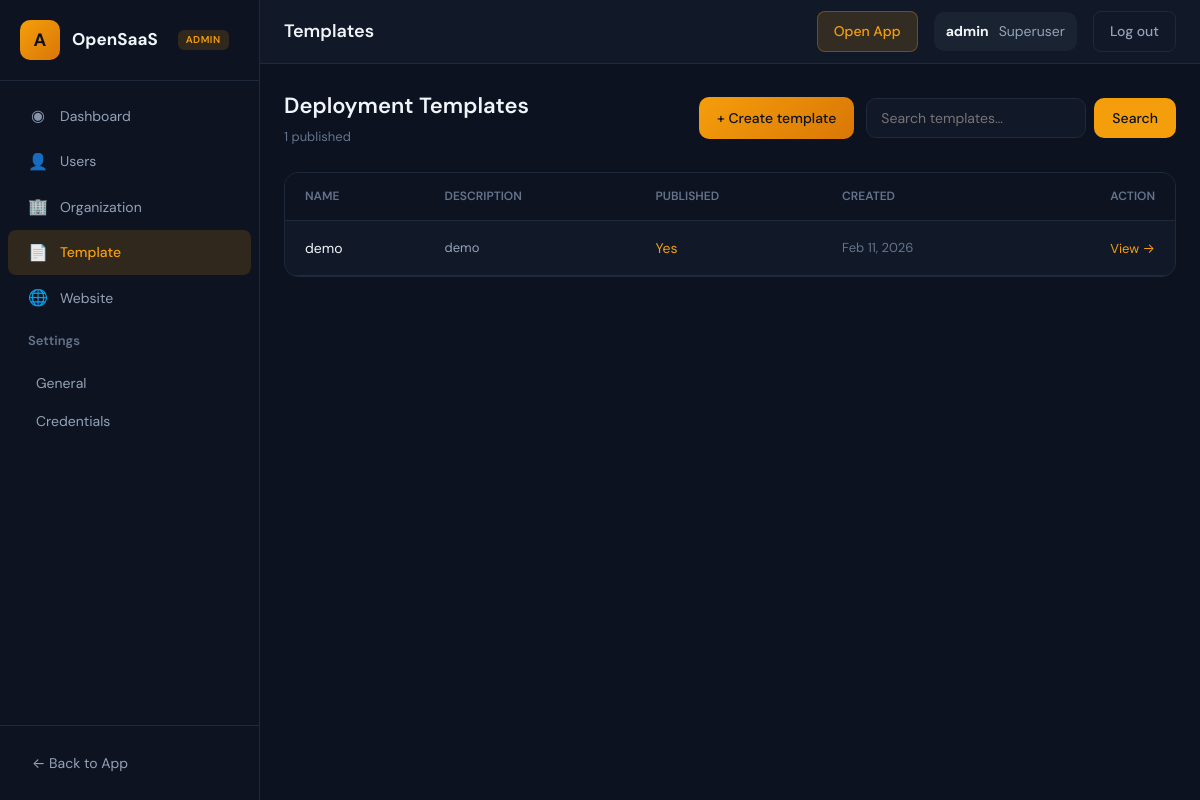
Page /admin_app/templates/ (signed in) on the earlier database version.
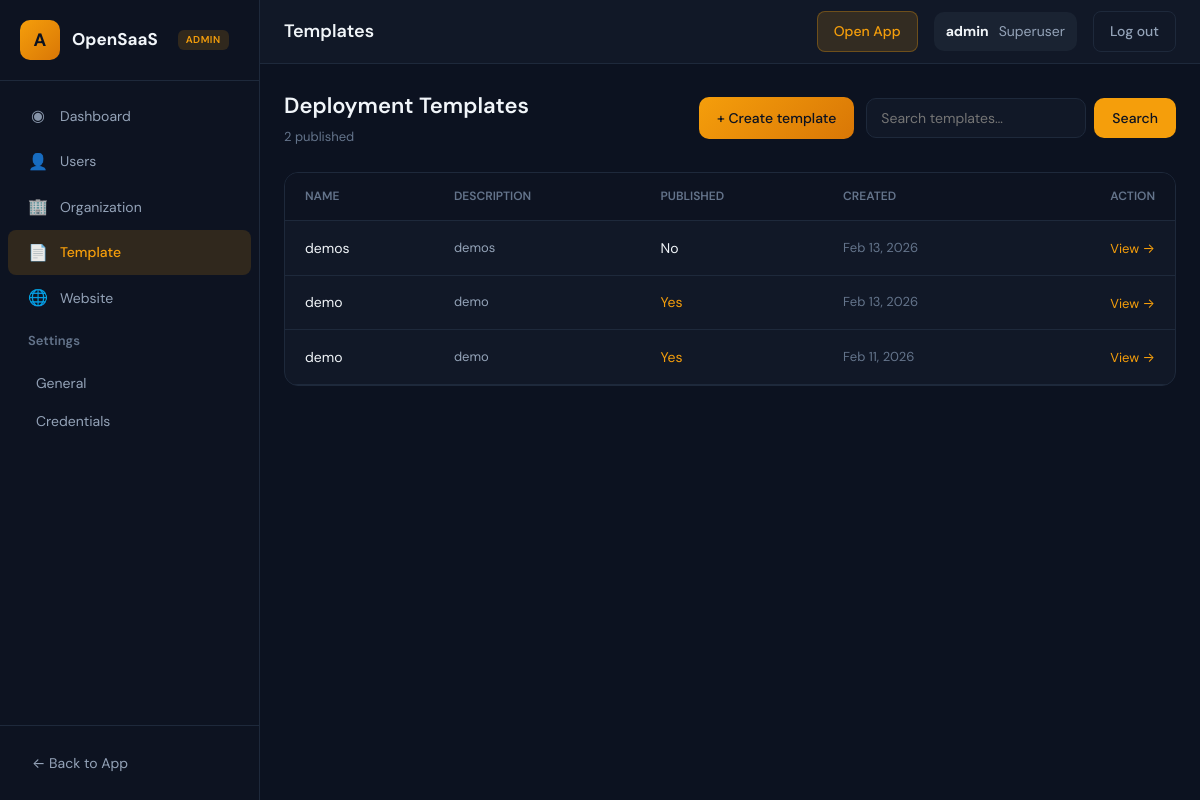
Same page on the later database version.
### admin_app/models.py (models this page shows, shortened)
class DeploymentTemplate(models.Model):
    name = models.CharField(max_length=255)
    description = models.TextField()
    created_at = models.DateTimeField(auto_now_add=True)
    updated_at = models.DateTimeField(auto_now=True)
    published = models.BooleanField(default=False)
    project_id = models.ForeignKey(Project, on_delete=models.CASCADE, null=True, blank=True)
    default_domain = models.CharField(max_length=100, null=True, blank=True)
    workflow_id = models.CharField(max_length=100, null=True, blank=True)

### admin_app/views.py (the view)
# urls.py: path('templates/', views.AdminTemplateListView.as_view(), name='admin_template_list'),
class AdminTemplateListView(SuperuserRequiredMixin, LoginRequiredMixin, TemplateView):
    template_name = 'admin/template_list.html'
    def get(self, request, *args, **kwargs):
        qs = DeploymentTemplate.objects.all().order_by('-created_at')
        search = request.GET.get('search', '')
        if search:
            qs = qs.filter(Q(name__icontains=search) | Q(description__icontains=search))
        paginator = Paginator(qs, 15)
        page_obj = paginator.get_page(request.GET.get('page'))
        published_count = DeploymentTemplate.objects.filter(published=True).count()
        return render(request, self.template_name, {
            'page_obj': page_obj,
            'search': search,
            'published_count': published_count,
        })

### admin_app/views.py (called while the page is built)
    def test_func(self):
        return self.request.user.is_authenticated and self.request.user.is_superuser

### templates/admin/template_list.html (shortened to what this page needs)
{% extends "admin_app/base.html" %}
{% load static %}
{% block navbar_title %}Templates{% endblock %}
{% block content %}
<div class="admin-page-header" style="display: flex; flex-wrap: wrap; align-items: center; justify-content: space-between; gap: 16px; margin-bottom: 24px;">
    <div>
        <h1 style="font-size: 22px; font-weight: 600; color: var(--admin-text);">Deployment Templates</h1>
        <p style="font-size: 13px; color: var(--admin-text-muted); margin-top: 4px;">{{ published_count }} published</p>
    </div>
    <div style="display: flex; align-items: center; gap: 12px; flex-wrap: wrap;">
        <a href="{% url 'admin_template_create' %}" style="
            padding: 10px 18px; font-size: 14px; font-weight: 500; font-family: inherit; color: #0c1220;
            background: linear-gradient(135deg, var(--admin-accent), #d97706); border: none; border-radius: 10px; text-decoration: none;
        ">+ Create template</a>
        <form method="get" action="{% url 'admin_template_list' %}" style="display: flex; gap: 8px;">
        <input type="text" name="search" value="{{ search }}" placeholder="Search templates…" style="
            padding: 10px 14px; font-size: 14px; font-family: inherit; color: var(--admin-text); background: var(--admin-surface); border: 1px solid var(--admin-border); border-radius: 10px; width: 220px; outline: none;
        ">
        <button type="submit" style="padding: 10px 18px; font-size: 14px; font-weight: 500; font-family: inherit; color: #0c1220; background: var(--admin-accent); border: none; border-radius: 10px; cursor: pointer;">Search</button>
        </form>
    </div>
</div>
<div class="admin-table-wrap" style="background: var(--admin-surface); border: 1px solid var(--admin-border); border-radius: 14px; overflow: hidden;">
    <table style="width: 100%; border-collapse: collapse;">
        <thead>
            <tr style="background: var(--admin-sidebar); border-bottom: 1px solid var(--admin-border);">
                <th style="text-align: left; padding: 14px 20px; font-size: 12px; font-weight: 600; color: var(--admin-text-muted); text-transform: uppercase;">Name</th>
                <th style="text-align: left; padding: 14px 20px; font-size: 12px; font-weight: 600; color: var(--admin-text-muted); text-transform: uppercase;">Description</th>
                <th style="text-align: left; padding: 14px 20px; font-size: 12px; font-weight: 600; color: var(--admin-text-muted); text-transform: uppercase;">Published</th>
                <th style="text-align: left; padding: 14px 20px; font-size: 12px; font-weight: 600; color: var(--admin-text-muted); text-transform: uppercase;">Created</th>
                <th style="text-align: right; padding: 14px 20px; font-size: 12px; font-weight: 600; color: var(--admin-text-muted); text-transform: uppercase;">Action</th>
            </tr>
        </thead>
        <tbody>
            {% for t in page_obj %}
            <tr style="border-bottom: 1px solid var(--admin-border);">
                <td style="padding: 14px 20px; font-size: 14px; color: var(--admin-text);">{{ t.name }}</td>
                <td style="padding: 14px 20px; font-size: 13px; color: var(--admin-text-secondary); max-width: 280px;">{{ t.description|truncatewords:15 }}</td>
                <td style="padding: 14px 20px; font-size: 14px;">{% if t.published %}<span style="color: var(--admin-accent);">Yes</span>{% else %}No{% endif %}</td>
                <td style="padding: 14px 20px; font-size: 13px; color: var(--admin-text-muted);">{{ t.created_at|date:"M d, Y" }}</td>
                <td style="padding: 14px 20px; text-align: right;">
                    <a href="{% url 'admin_template_detail' t.pk %}" style="font-size: 13px; color: var(--admin-accent); text-decoration: none;">View →</a>
                </td>
            </tr>
            {% empty %}
            <tr>
                <td colspan="5" style="padding: 32px 20px; text-align: center; color: var(--admin-text-muted);">No templates found.</td>
            </tr>
            {% endfor %}
        </tbody>
    </table>
</div>
{% endblock %}

Differences in the rows shown:
added DeploymentTemplate: name "demos", description "demos", published "No", created_at "Feb 13, 2026"
added DeploymentTemplate: name "demo", description "demo", published "Yes", created_at "Feb 13, 2026"
Other differences:
{{ published_count }}: "1" → "2"
